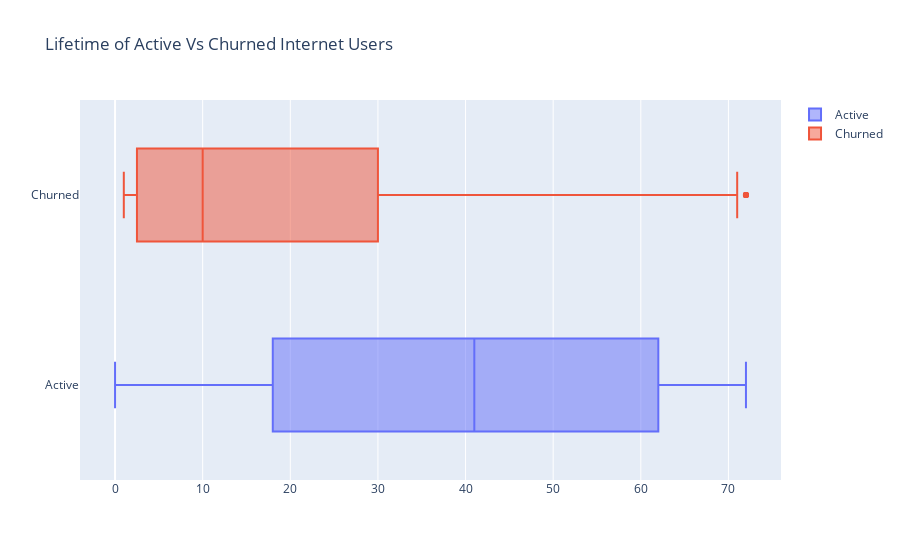

Here is the notebook cell this chart was saved with:
### Markdown cell above
# 1.2 Internet Users (Active Vs Churned)

### Code cell
group_1 = go.Box(
    x=active_internet_users['tenure'],
    name="Active")

# Get active users without the internet
group_2 = go.Box(
    x=churned_internet_users['tenure'],
    name="Churned")

info = [group_1, group_2]
title = "Lifetime of Active Vs Churned Internet Users"
iplot({
            "data": info, 
            "layout": {
                "title": title
            }
     })

### Figure 1 — Plotly figure (JSON) as saved in the notebook; plotly's stock layout.template omitted (floating-point values rounded to 4 significant figures; data arrays with more than 128 entries replaced by an {"elided": "..."} marker saying what was removed)
{"data": [{"name": "Active", "type": "box", "x": {"elided": "3761 int values"}}, {"name": "Churned", "type": "box", "x": {"elided": "1756 int values"}}], "layout": {"title": {"text": "Lifetime of Active Vs Churned Internet Users"}}}
